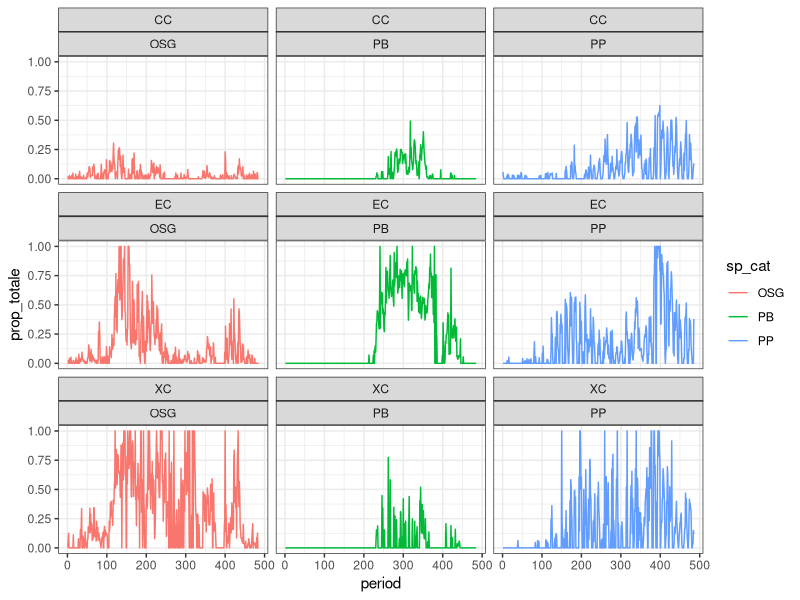
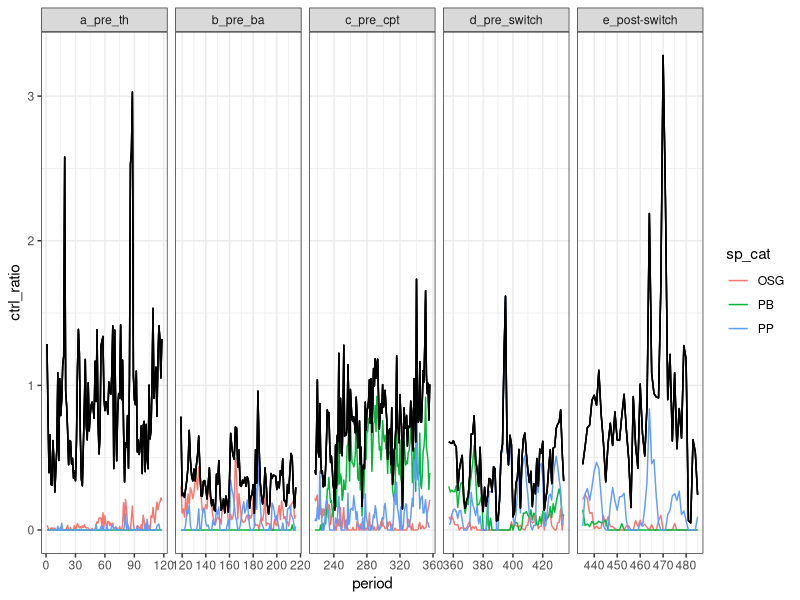

Generate these figures, in order, with R: (Note: this script raises an error after producing the figures.)
## ---- chunk 1
knitr::opts_chunk$set(echo = FALSE)
knitr::opts_chunk$set(fig.width =6, fig.height =3)
library(dplyr)
library(ggplot2)
## ---- chunk 2

rats <- read.csv(here::here("lore", "2020_redux", "christensen_plots.csv")) %>%
  mutate(plot = factor(plot),
         treatment = factor(treatment)) %>%
  filter(!is.na(species))

## ---- chunk 3

rats_totale<- rats %>%
  group_by(censusdate, period, treatment) %>%
  summarise(totale = sum(energy, na.rm = T)) %>%
  ungroup()

rats_nplots <- rats %>%
  select(plot, treatment) %>%
  distinct() %>%
  group_by(treatment) %>%
  summarize(nplots = length(unique(plot))) %>%
  ungroup()

rats_e_sp <- rats %>%
  filter(type == "small_granivore") %>%
  mutate(sp_cat = ifelse(species %in% c("PP", "PB"), species, "OSG")) %>%
  group_by(censusdate, period, treatment, sp_cat) %>%
  summarize(spe = sum(energy, na.rm = T)) %>%
  ungroup() 


rats_all_e_sp <- expand.grid(period = unique(rats$period), sp_cat = c("PP", "PB", "OSG"), treatment = unique(rats$treatment)) %>%
  left_join(distinct(select(rats, period, censusdate))) %>%
  left_join(rats_nplots)


rats_e_sp1 <- left_join(rats_all_e_sp, rats_e_sp) %>%
  left_join(rats_totale) %>%
  group_by_all() %>%
  mutate(spe = ifelse(is.na(spe), 0, spe),
         totale = ifelse(is.na(totale), 0, totale))  %>%
  ungroup() %>%
  mutate(prop_totale = spe/totale) %>%
  mutate(prop_totale = ifelse(is.nan(prop_totale), 0, prop_totale)) %>%
  mutate(mean_spe = (spe/nplots),
         mean_totale = (totale/nplots))
## ---- chunk 4

ggplot(rats_e_sp1, aes(period, prop_totale, color = sp_cat)) + 
  geom_line() +
  facet_wrap(vars(treatment, sp_cat)) +
  theme_bw()

## ---- chunk 5

totale_ctrl <- select(rats_e_sp1, period, treatment, censusdate, mean_totale) %>%
  filter(treatment == "CC") %>%
  select(-treatment) %>%
  rename(ctrl_mean_e = mean_totale) %>%
  distinct()

treatment_ratios <- select(rats_e_sp1, period, treatment, censusdate, mean_totale) %>%
  filter(treatment != "CC") %>%
  distinct() %>%
  left_join(totale_ctrl) %>%
  mutate(eratio = mean_totale / ctrl_mean_e)

species_ratios <- select(rats_e_sp1, period, treatment, sp_cat, mean_spe, mean_totale) %>%
  distinct() %>%
  filter(treatment != "CC") %>%
  left_join(totale_ctrl) %>%
  mutate(ctrl_ratio = mean_spe / ctrl_mean_e,
         trt_ratio = mean_spe / mean_totale,
         trt_to_ctrl = mean_totale/ctrl_mean_e) %>%
  mutate(trt_ratio = ifelse(mean_totale == 0, 0, trt_ratio),
         trt_to_ctrl = ifelse(ctrl_mean_e == 0, 0, trt_to_ctrl),
         ctrl_ratio = ifelse(ctrl_mean_e == 0, 0, ctrl_ratio)) %>%
  mutate(trt_ratio = ifelse(trt_ratio == 0, 0.00000001, trt_ratio),
         ctrl_ratio = ifelse(ctrl_ratio == 0, 0.00000001, ctrl_ratio)) %>%
  as.data.frame() %>%
  mutate(era = NA) %>%
  mutate(era = ifelse(
    period <= 118, "a_pre_th",
    ifelse(period <= 216, "b_pre_ba",
           ifelse(period <= 356, "c_pre_cpt",
                  ifelse(period <= 434, "d_pre_switch", "e_post-switch"))))) %>%
  mutate(oera = as.ordered(era)) %>%
  group_by(treatment, era) %>%
  mutate(era_mean_trt_to_ctrl = mean(trt_to_ctrl)) %>%
  ungroup()

ggplot(filter(species_ratios, treatment == "EC"), aes(period, ctrl_ratio, color = sp_cat)) +
  geom_line() +
  theme_bw() +
  geom_line(aes(period, trt_to_ctrl, group =sp_cat), color = "black") +
  facet_wrap(vars(era), nrow = 1, scales = "free_x")



ggplot(filter(species_ratios, treatment == "EC"), aes(period, trt_ratio, color = species)) +
  geom_line() +
  theme_bw() +
  facet_wrap(vars(era), nrow = 1, scales = "free_x")


pp_glm <- glm(data = filter(species_ratios, species == "PP"),formula =  ctrl_ratio ~ era * treatment, family = Gamma)



library(lsmeans)

tt = lsmeans(pp_glm, specs = ~ era | treatment)
dd = pairs((tt))
ff = summary(dd)
dd_regrid = pairs(regrid(tt))
ff_regrid = summary(dd_regrid)
pp_glm_pred <- predict(pp_glm, se.fit = T)

ratio_pred <- species_ratios %>%
  filter(species == "PP")  %>%
  mutate(linkfit = pp_glm_pred$fit,
         linkupper = pp_glm_pred$se.fit + pp_glm_pred$fit,
         linklower = pp_glm_pred$fit -pp_glm_pred$se.fit) %>%
  mutate(invlinkfit = 1/linkfit,
         invlinklower = 1/linklower,
         invlinkupper = 1/linkupper)


ggplot(filter(ratio_pred), aes(period, ctrl_ratio, color = treatment, fill = treatment)) +
  geom_line() + 
  geom_line(aes(period, invlinkfit)) +
  geom_ribbon(aes(ymin = invlinklower, ymax = invlinkupper), alpha = .5) +
  facet_wrap(vars(era), scales = "free_x", nrow = 1) + 
  theme_bw() +
  scale_color_viridis_d(begin = .4, end = .8) +
    scale_fill_viridis_d(begin = .4, end = .8) +
  geom_hline(yintercept = 1, linetype = 3) +
  theme(legend.position = "top") +
  ylim(0, 2.5) +
  geom_line(aes(period, era_mean_trt_to_ctrl), color = "black") +
  ggtitle("PP")


pb_glm <- glm(data = filter(species_ratios, species == "PB"),formula =  ctrl_ratio ~ era * treatment, family = Gamma)



library(lsmeans)

tt = lsmeans(pb_glm, specs = ~ era | treatment)
dd = pairs((tt))
ff = summary(dd)
dd_regrid = pairs(regrid(tt))
ff_regrid = summary(dd_regrid)
pb_glm_pred <- predict(pb_glm, se.fit = T)

ratio_pred <- species_ratios %>%
  filter(species == "PB")  %>%
  mutate(linkfit = pb_glm_pred$fit,
         linkupper = pb_glm_pred$se.fit + pb_glm_pred$fit,
         linklower = pb_glm_pred$fit -pb_glm_pred$se.fit) %>%
  mutate(invlinkfit = 1/linkfit,
         invlinklower = 1/linklower,
         invlinkupper = 1/linkupper)


ggplot(filter(ratio_pred), aes(period, ctrl_ratio, color = treatment, fill = treatment)) +
  geom_line() + 
  geom_line(aes(period, invlinkfit)) +
  geom_ribbon(aes(ymin = invlinklower, ymax = invlinkupper), alpha = .5) +
  facet_wrap(vars(era), scales = "free_x", nrow = 1) + 
  theme_bw() +
  scale_color_viridis_d(begin = .4, end = .8) +
    scale_fill_viridis_d(begin = .4, end = .8) +
  geom_hline(yintercept = 1, linetype = 3) +
  theme(legend.position = "top") +
  ylim(0, 2.5)  +
  geom_line(aes(period, era_mean_trt_to_ctrl), color = "black") +
  ggtitle("PB")
